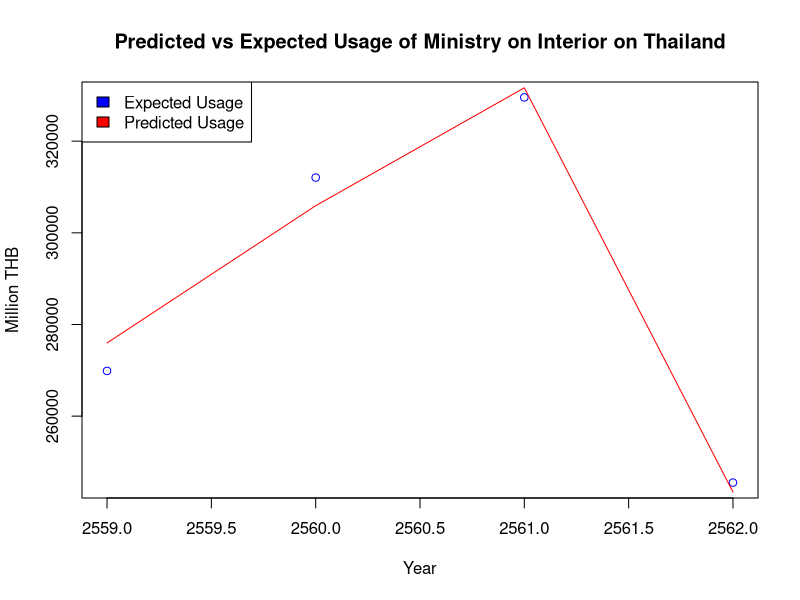

Source code (R):
library(readr)
feature <- read_csv("feature_without_outlier.csv")

year = feature$Year
Department_of_Local_Administration = feature$Department_of_Local_Administration
Department_of_Provincial_Administration = feature$Department_of_Provincial_Administration
Bangkok =  feature$Bangkok
Department_of_Lands =  feature$Department_of_Lands
Community_Development_Department = feature$Community_Development_Department
Department_of_Disaster_Prevention_and_Mitigation = feature$Department_of_Disaster_Prevention_and_Mitigation
Pattaya = feature$Pattaya
`Department_of_Public_Works_and_Town_&_Country_Planning` = feature$`Department_of_Public_Works_and_Town_&_Country_Planning`
Office_of_the_Permanent_Secretary_for_Interior = feature$Office_of_the_Permanent_Secretary_for_Interior
Usage = feature$Usage

model = lm(Usage ~ Department_of_Local_Administration)
summary(model)
predict(model)

plot(
  year,
  main = "Predicted vs Expected Usage of Ministry on Interior on Thailand",
  Usage/1000000,
  ylab = "Million THB",
  xlab = "Year",
  col = "blue"
)
lines(year, predict(model)/1000000, col = "red")

legend("topleft",
       c("Expected Usage", "Predicted Usage"),
       fill = c("blue", "red"))
